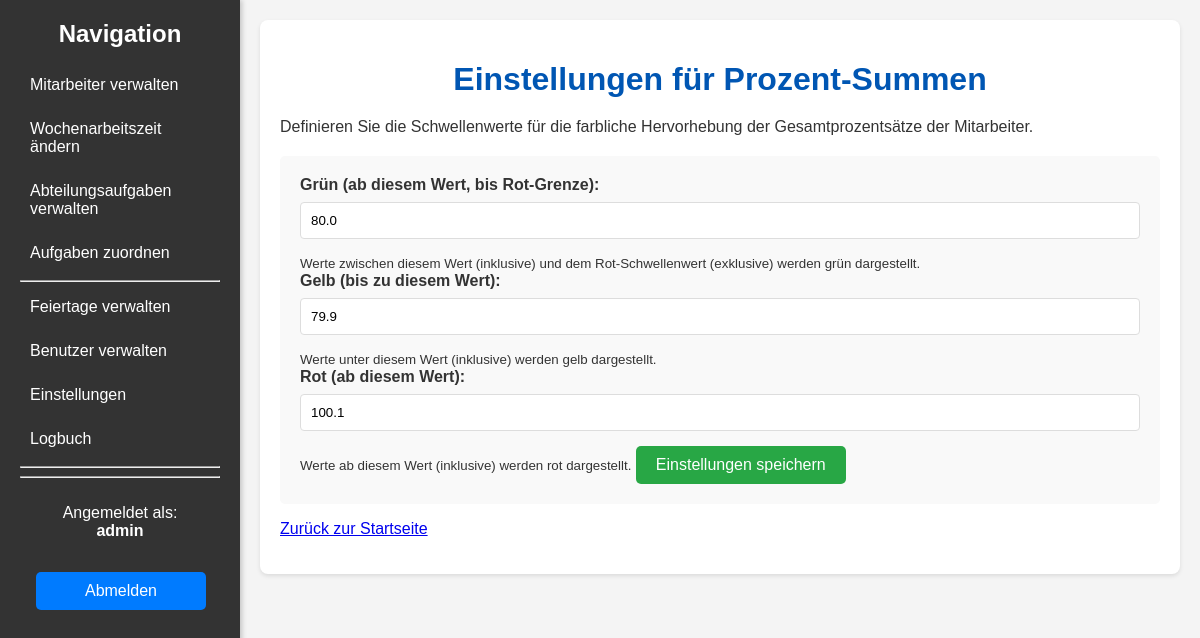
/settings (signed in), run on the app's committed database.
### models.py (models this page shows, shortened)
class User(db.Model, UserMixin):
    id = db.Column(db.Integer, primary_key=True)
    username = db.Column(db.String(100), unique=True, nullable=False)
    password_hash = db.Column(db.String(128))
    oe_number = db.Column(db.String(50), nullable=False)
    is_admin = db.Column(db.Boolean, default=False)

class Settings(db.Model):
    id = db.Column(db.Integer, primary_key=True, default=1)
    red_threshold = db.Column(db.Float, default=100.1)
    green_min_threshold = db.Column(db.Float, default=80.0)
    yellow_max_threshold = db.Column(db.Float, default=79.9)

### app.py (the view, shortened to what this page needs)
@app.route('/settings', methods=['GET', 'POST'])
@login_required
@admin_required
def settings():
    current_settings = Settings.query.first()
    return render_template('settings.html', settings=current_settings)

### app.py (called while the page is built)
@login_manager.user_loader
def load_user(user_id):
    return User.query.get(int(user_id))

def admin_required(f):
    @wraps(f)
    def decorated_function(*args, **kwargs):
        if not current_user.is_admin:
            flash('Für diese Aktion sind Administratorrechte erforderlich.', 'danger')
            return redirect(url_for('index'))
        return f(*args, **kwargs)
    return decorated_function

### templates/settings.html (shortened to what this page needs)
{% extends "base.html" %}
{% block content %}
        <h1>Einstellungen für Prozent-Summen</h1>
        <p>Definieren Sie die Schwellenwerte für die farbliche Hervorhebung der Gesamtprozentsätze der Mitarbeiter.</p>
        <form method="POST">
            <label for="green_min_threshold">Grün (ab diesem Wert, bis Rot-Grenze):</label>
            <input type="number" id="green_min_threshold" name="green_min_threshold" min="0" max="100" step="0.1" value="{{ settings.green_min_threshold | default(80.0) }}" required>
            <small>Werte zwischen diesem Wert (inklusive) und dem Rot-Schwellenwert (exklusive) werden grün dargestellt.</small>
            <label for="yellow_max_threshold">Gelb (bis zu diesem Wert):</label>
            <input type="number" id="yellow_max_threshold" name="yellow_max_threshold" min="0" max="100" step="0.1" value="{{ settings.yellow_max_threshold | default(79.9) }}" required>
            <small>Werte unter diesem Wert (inklusive) werden gelb dargestellt.</small>
            <label for="red_threshold">Rot (ab diesem Wert):</label>
            <input type="number" id="red_threshold" name="red_threshold" min="0" step="0.1" value="{{ settings.red_threshold | default(100.0) }}" required>
            <small>Werte ab diesem Wert (inklusive) werden rot dargestellt.</small>
            <button type="submit">Einstellungen speichern</button>
        </form>
        <p><a href="{{ url_for('index') }}">Zurück zur Startseite</a></p>
{% endblock %}

### templates/base.html (shortened to what this page needs)
<!DOCTYPE html>
<html lang="de">
<head>
    <link rel="stylesheet" href="{{ url_for('static', filename='style.css') }}">
</head>
<body>
    <div class="wrapper">
        {% block sidebar %}
        <div class="sidebar">
            <h2>Navigation</h2>
            <ul>
                <li><a href="{{ url_for('employees') }}">Mitarbeiter verwalten</a></li>
                <li><a href="{{ url_for('working_hours_changes') }}">Wochenarbeitszeit ändern</a></li>
                <li><a href="{{ url_for('department_tasks') }}">Abteilungsaufgaben verwalten</a></li>
                <li><a href="{{ url_for('assign_tasks') }}">Aufgaben zuordnen</a></li>
                {% if current_user.is_admin %}
                    <hr>
                    <li><a href="{{ url_for('holidays') }}">Feiertage verwalten</a></li>
                    <li><a href="{{ url_for('user_list') }}">Benutzer verwalten</a></li>
                    <li><a href="{{ url_for('settings') }}">Einstellungen</a></li>
                    <li><a href="{{ url_for('logbook') }}">Logbuch</a></li>
                {% endif %}
                <hr>
                <hr>
            </ul>
            <div style="position: relative; top: 10px; width: 100%;">
                 <p style="text-align: center;">Angemeldet als:<br><b>{{ current_user.username }}</b></p>
                 <a href="{{ url_for('logout') }}" class="button" style="width: 70%; margin: 8%;">Abmelden</a>
            </div>
        </div>
        {% endblock %}
        <div class="main-content">
            <div class="container">
                {% block content %}{% endblock %}
            </div>
        </div>
    </div>
</body>
</html>

### static/style.css (style rules this page uses)
body { font-family: Arial, sans-serif; margin: 0; background-color: #f4f4f4; color: #333; }
.wrapper { display: flex; min-height: 100vh; }
.sidebar { width: 200px; background-color: #333; color: white; padding: 20px; box-shadow: 2px 0 5px rgba(0,0,0,0.2); flex-shrink: 0; position: sticky; top: 0; height: 100vh; overflow-y: auto; }
.sidebar h2 { color: white; margin-top: 0; text-align: center; }
.sidebar ul { list-style: none; padding: 0; }
.sidebar ul li { margin-bottom: 10px; }
.sidebar ul li a { text-decoration: none; color: white; display: block; padding: 8px 10px; border-radius: 4px; }
.main-content { flex-grow: 1; padding: 20px; }
.container { max-width: 900px; margin: 0 auto; background-color: #fff; padding: 20px; border-radius: 8px; box-shadow: 0 2px 4px rgba(0, 0, 0, 0.1); }
h1, h2 { color: #0056b3; text-align: center; margin-bottom: 20px; }
.button { display: inline-block; padding: 10px 15px; margin: 10px 0; background-color: #007bff; color: white; text-align: center; text-decoration: none; border-radius: 5px; border: none; cursor: pointer; }
form { background-color: #f9f9f9; padding: 20px; border-radius: 5px; margin-top: 20px; }
form label { display: block; margin-bottom: 8px; font-weight: bold; }
form input[type="text"], form input[type="date"], form input[type="number"], form select, form textarea { width: calc(100% - 22px); padding: 10px; margin-bottom: 15px; border: 1px solid #ddd; border-radius: 4px; }
form button[type="submit"] { background-color: #28a745; color: white; padding: 10px 20px; border: none; border-radius: 5px; cursor: pointer; font-size: 1em; }

### data on the page
User: username "admin"
Settings: green_min_threshold "80.0", yellow_max_threshold "79.9", red_threshold "100.1"
